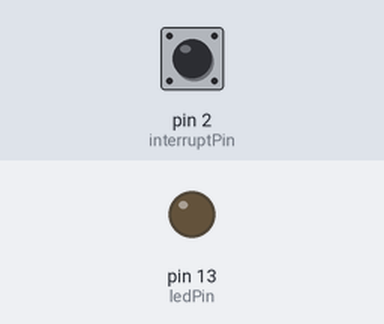
Recording of a sketch running on a simulated Arduino Uno, built with avr-gcc and run on an emulated ATmega328P. Parts: output pins drawn as LEDs (lit = HIGH). The inputs (shaded band) are chosen by the test bench; at power-on: pin 2 (interruptPin) HIGH.

Above: at 1.2 s.
1.3 s: pin 2 (interruptPin) pulled LOW for 0.15 s
At 1.37 s:
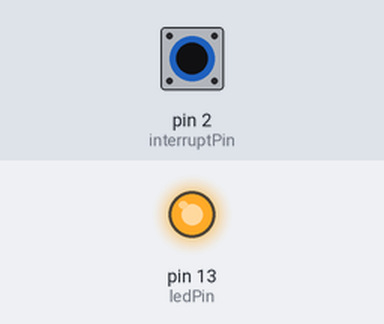
2.9 s: pin 2 (interruptPin) pulled LOW for 3.2 s
At 6.8 s:
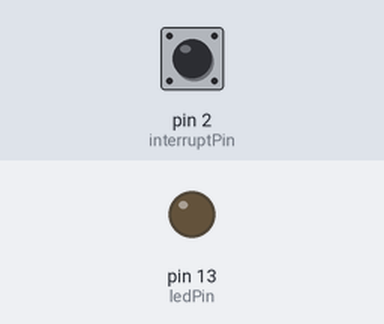
Timing chart, 0 to 8.3 s (numbered marks = the images above; inputs shaded):
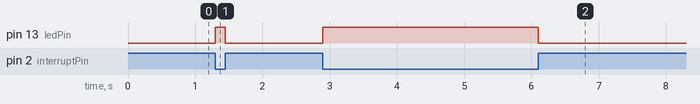

Measured:
- after the input at 1.3 s, pin 13 (ledPin): LOW → HIGH at once, → LOW 0.15 s later
- after the input at 2.9 s, pin 13 (ledPin): LOW → HIGH at once, → LOW 3.2 s later

The sketch:

SERVO_STUFF_4_4_23_V2.ino
```cpp
const byte ledPin = 13;
const byte interruptPin = 2;
volatile byte state = LOW;


void setup() {
  // put your setup code here, to run once:
  Serial.begin(9600);
  pinMode(ledPin, OUTPUT);
  pinMode(interruptPin, INPUT_PULLUP);
  attachInterrupt(digitalPinToInterrupt(interruptPin), blink_, CHANGE);
}

void loop() {
  // put your main code here, to run repeatedly:

}


void blink_() {
  char c;
  String test =  "";
  state = !state;
  //Serial.println("I AM HERE");
  while (Serial.available())
  {
    c = Serial.read();
    test+=c;
  }
  Serial.print(test);
  digitalWrite(ledPin,state);
}
```
